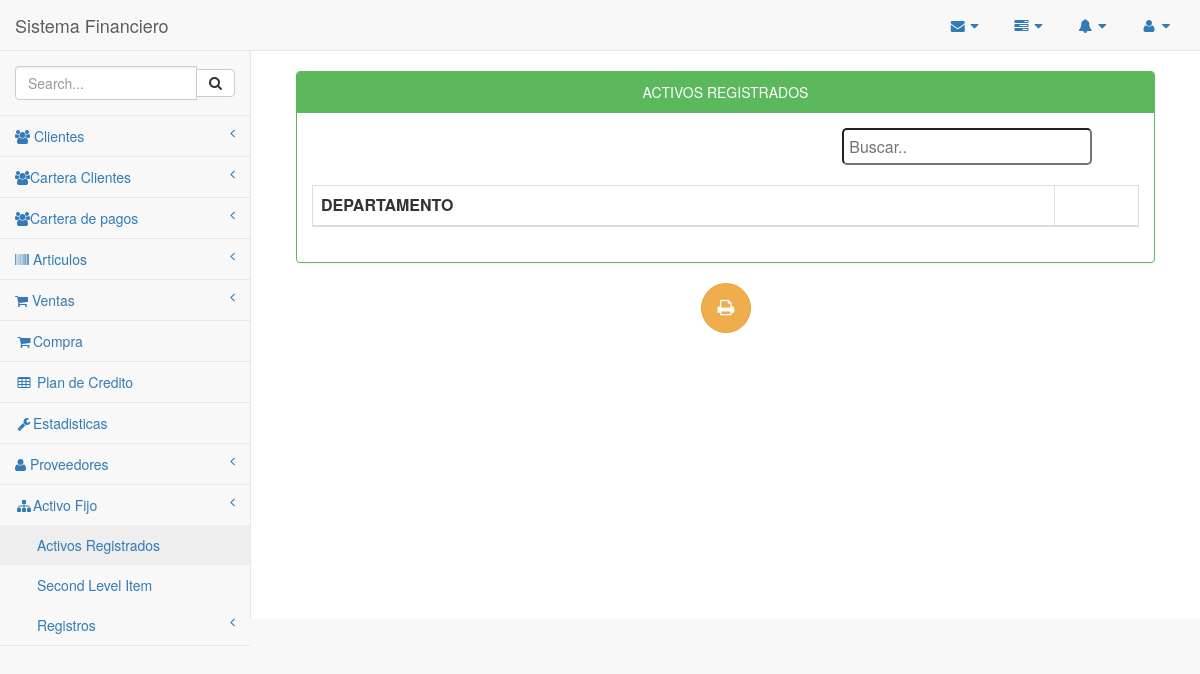
The page /activo/lista_activos.php on the database as committed earlier.
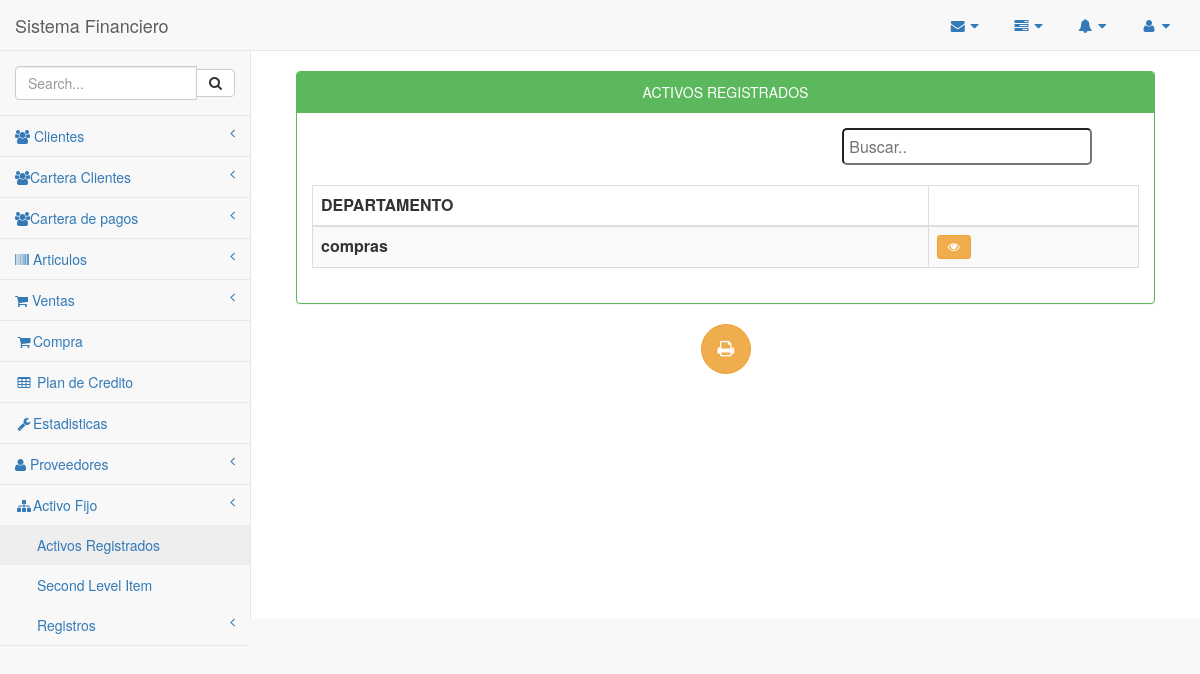
The same page on the database as committed later.
### tables this page shows
CREATE TABLE `departamento` (
  `id_departamento` int(10) NOT NULL,
  `idinstitucion` int(10) DEFAULT NULL,
  `nombre` varchar(100) DEFAULT NULL,
  `correlativo` varchar(45) DEFAULT NULL
);

### activo/lista_activos.php (the view, shortened to what this page needs)
<?php
 include_once '../conexion/php_conexion.php';
    include_once '../Plantilla/encabezado.php';
    include_once '../Plantilla/menuLateral.php';
?>
<head>
</head>
        <div id="page-wrapper"  align="center">
            <div class="container-fluid"  align="center">
                <div class="row" align="center">
           <div class="col-md-12">
           	<br>
                    <div class="panel panel-green">
                        <div class="panel-heading" align="center">
                             ACTIVOS REGISTRADOS
                        </div>
                        <div class="panel-body" align="center">
                            <div class="table-responsive">
                              <table width="100%" border="0">
                                  <tr>
                                    <td width="50%">
                                            </td>
                                            <td width="20%">
                                              <input type="text" class="redondeado" id="buscador" onkeyup="myFunction()" placeholder="Buscar..">
                                          </div>
                                        </div>
                                </table><br>
                                <table id="tabla" class="table table-striped table-bordered table-hover">
                                    <thead>
                                        <tr>
                                            <th>DEPARTAMENTO</th>
                                            <th></th>
                                        </tr>
                                    </thead>
                                    <tbody class="buscar">
                                    	<?php
        $sacar = mysqli_query($conexion, "SELECT * FROM departamento");
            while ($fila = mysqli_fetch_array($sacar)) {
               $modificar=$fila['id_departamento'];
                 $nombre=$fila['nombre'];
       ?>
       <tr>
        <th><?php echo $nombre;?></th>
        <td class="center">
           <a href="verActivo.php?ir=<?php echo $modificar; ?>"class="btn btn-warning btn-sm"><i class="fa fa-eye"></i></a>
        </td>
       <?php  }?>
      </tr>
    </tbody>
  </table>
</div>
</div>
</div>
</div>
<button type="submit" class="btn btn-warning btn-circle btn-lg" onclick="location.href='invetarioPDF.php'"><i class="fa fa-print fa-2"></i></button>
</div>
</div>
<?php
include_once '../Plantilla/inferior.php';
?>

### Plantilla/encabezado.php (shortened to what this page needs)
    <link href="../vendor/bootstrap/css/bootstrap.min.css" rel="stylesheet">
    <link href="../vendor/metisMenu/metisMenu.min.css" rel="stylesheet">
    <link href="../dist/css/sb-admin-2.css" rel="stylesheet">
    <link href="../vendor/font-awesome/css/font-awesome.min.css" rel="stylesheet" type="text/css">
<body>
    <div id="wrapper">
        <nav class="navbar navbar-default navbar-static-top" role="navigation" style="margin-bottom: 0">
            <div class="navbar-header">
                <a class="navbar-brand" href="../Inicio/index.php">Sistema Financiero</a>
            </div>
            <ul class="nav navbar-top-links navbar-right">
                <li class="dropdown">
                    <a class="dropdown-toggle" data-toggle="dropdown" href="#">
                        <i class="fa fa-envelope fa-fw"></i> <i class="fa fa-caret-down"></i>
                    </a>
                </li>
                <li class="dropdown">
                    <a class="dropdown-toggle" data-toggle="dropdown" href="#">
                        <i class="fa fa-tasks fa-fw"></i> <i class="fa fa-caret-down"></i>
                    </a>
                </li>
                <li class="dropdown">
                    <a class="dropdown-toggle" data-toggle="dropdown" href="#">
                        <i class="fa fa-bell fa-fw"></i> <i class="fa fa-caret-down"></i>
                    </a>
                </li>
                <li class="dropdown">
                    <a class="dropdown-toggle" data-toggle="dropdown" href="#">
                        <i class="fa fa-user fa-fw"></i> <i class="fa fa-caret-down"></i>
                    </a>
                </li>
            </ul>

Rows that differ between the two databases and show on the page:
added departamento: nombre "compras"
